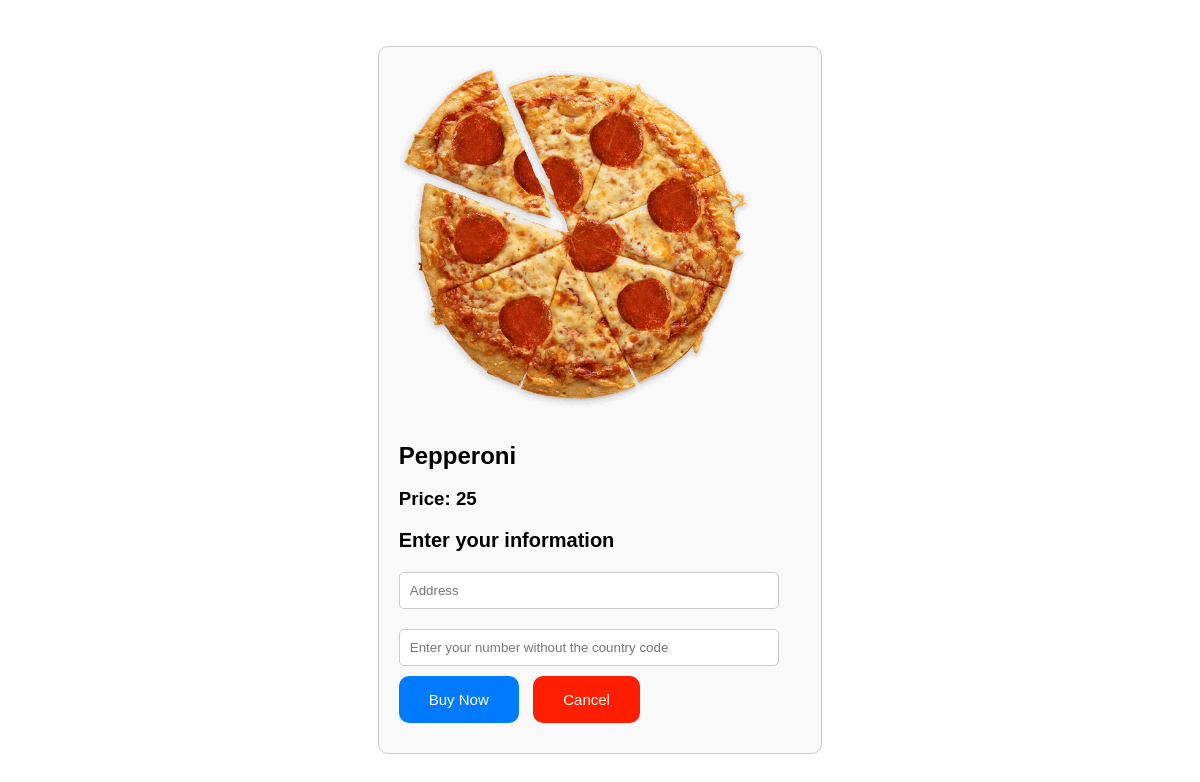
Screenshot of /buy?pizza=1 (signed in) with the database file from the repository.
### pizza/models.py (models this page shows, shortened)
class pizzas(models.Model):
    name = models.CharField(max_length=20)
    actual_price = models.IntegerField()
    discounted_price = models.IntegerField()
    description = models.CharField(max_length=100)
    image = models.CharField(max_length=10)
    discount = models.IntegerField()
    category = models.CharField(max_length=20)

### website/views.py (the view)
# urls.py: path("buy", buy, name="buy"),
def buy(request):
    if request.method == "POST":
        name = request.session.get("username")
        order = count.objects.filter(name=name)
        if order:
            order = count.objects.get(name=name)
            order.count = order.count + 1
            order.save()
        else:
            order = count(name=name, count=1)
            order.save()
        return render(request, "buy.html", {"count": order.count, "msg": "Order placed successfully"})
    else:
        username = request.session.get("username")
        pid = request.GET.get("pizza")
        order = count.objects.filter(name=username)
        if order:
            pizza = pizzas.objects.get(id=pid)
            order = count.objects.get(name=username)
            return render(request, "buy.html", {"count": order.count, "msg": "", "pizza": pizza})
        else:
            pizza = pizzas.objects.get(id=pid)
            order = count(name=username, count=0)
            order.save()
            return render(request, "buy.html", {"count": order.count, "msg": "", "pizza": pizza})

### templates/buy.html (shortened to what this page needs)
<!DOCTYPE html>
<html lang="en">
  <head>
    <link rel="stylesheet" href="/static/buy.css" />
  </head>
  <body>
    <div class="center-container">
      <div class="order-box">
        {% if msg %}
        <h2 class="msg">{{ msg }}</h2>
        <h2>Total Order Count: {{ count }}</h2>
        <div class="buttons">
          <div class="button">
          <a href="/menu">Browse Menu</a>
        </div>
        <div class="button">
          <a href="/home">Back To Home</a>
        </div>
        </div>
        {% else %}
        <div class="product-info">
          <img src="static/pizzas/{{ pizza.image }}" alt="{{ pizza.name }}" />
          <h2>{{ pizza.name }}</h2>
          <h3>Price: {{ pizza.discounted_price }}</h3>
        </div>
        <form action="/buy" method="POST" id="order-form">
          <div class="user-info">
            <h2>Enter your information</h2>
            <input
              type="text"
              name="address"
              placeholder="Address"
              class="input-field"
              required
            />
            <input
              type="text"
              pattern="[0-9]{10,10}"
              name="phone"
              placeholder="Enter your number without the country code"
              class="input-field"
              required
            />
          </div>
          <input id="submitbutton" type="submit" value="Buy Now" class="submit-button" />
          <button id="cancelbutton" type="button" onclick="window.location.href='/menu'">Cancel</button>
        </form>
        {% endif %}
      </div>
    </div>
  </body>
</html>

### static/buy.css (style rules this page uses)
body, html { height: 100%; margin: 0; font-family: Arial, sans-serif; }
.center-container { display: flex; align-items: center; justify-content: center; height: 100%; }
.order-box { max-width: 500px; padding: 20px; border: 1px solid #ccc; border-radius: 10px; background-color: #f9f9f9; }
.product-info img { width: 350px; height: auto; border-radius: 8px; margin-bottom: 10px; }
.product-info h2 { font-size: 24px; margin-bottom: 5px; }
.user-info h2 { font-size: 20px; margin-bottom: 10px; }
.user-info .input-field { width: calc(100% - 22px); padding: 10px; margin: 10px 0; border: 1px solid #ccc; border-radius: 5px; box-sizing: border-box; }
#submitbutton { background-color: #007BFF; color: white; padding: 15px 30px; border: none; border-radius: 10px; text-decoration: none; font-size: 15px; margin-right: 10px; margin-bottom: 10px; }
#cancelbutton { background-color: #ff1e00; color: white; padding: 15px 30px; border: none; border-radius: 10px; text-decoration: none; font-size: 15px; margin-right: 10px; margin-bottom: 10px; }

### rows the page displays
pizzas: image (picture), name "Pepperoni", discounted_price "25"
